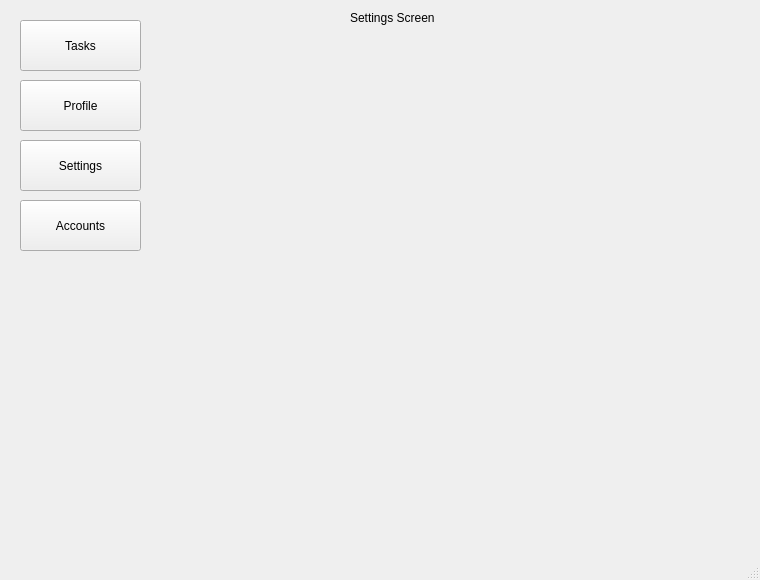
<?xml version="1.0" encoding="UTF-8"?>
<ui version="4.0">
 <class>SettingsScreen</class>
 <widget class="QMainWindow" name="SettingsScreen">
  <property name="geometry">
   <rect>
    <x>0</x>
    <y>0</y>
    <width>760</width>
    <height>580</height>
   </rect>
  </property>
  <property name="windowTitle">
   <string>MainWindow</string>
  </property>
  <widget class="QWidget" name="centralwidget">
   <widget class="QPushButton" name="button1">
    <property name="geometry">
     <rect>
      <x>20</x>
      <y>20</y>
      <width>121</width>
      <height>51</height>
     </rect>
    </property>
    <property name="text">
     <string>Tasks</string>
    </property>
   </widget>
   <widget class="QPushButton" name="button3">
    <property name="geometry">
     <rect>
      <x>20</x>
      <y>140</y>
      <width>121</width>
      <height>51</height>
     </rect>
    </property>
    <property name="text">
     <string>Settings</string>
    </property>
   </widget>
   <widget class="QPushButton" name="button2">
    <property name="geometry">
     <rect>
      <x>20</x>
      <y>80</y>
      <width>121</width>
      <height>51</height>
     </rect>
    </property>
    <property name="text">
     <string>Profile</string>
    </property>
   </widget>
   <widget class="QPushButton" name="button4">
    <property name="geometry">
     <rect>
      <x>20</x>
      <y>200</y>
      <width>121</width>
      <height>51</height>
     </rect>
    </property>
    <property name="text">
     <string>Accounts</string>
    </property>
   </widget>
   <widget class="QLabel" name="label">
    <property name="geometry">
     <rect>
      <x>350</x>
      <y>10</y>
      <width>141</width>
      <height>16</height>
     </rect>
    </property>
    <property name="text">
     <string>Settings Screen</string>
    </property>
   </widget>
  </widget>
  <widget class="QMenuBar" name="menubar">
   <property name="geometry">
    <rect>
     <x>0</x>
     <y>0</y>
     <width>760</width>
     <height>21</height>
    </rect>
   </property>
  </widget>
  <widget class="QStatusBar" name="statusbar"/>
 </widget>
 <resources/>
 <connections/>
</ui>
